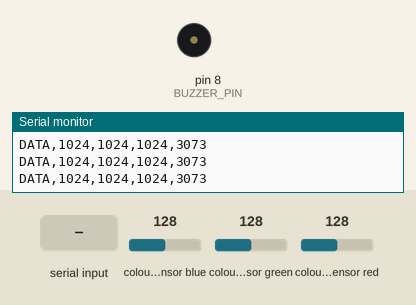
The sketch below on a simulated Arduino Uno, built with avr-gcc and run on an emulated ATmega328P. On the bench: buzzer (waves = sounding), the last lines printed to the serial monitor. The test bench sets the inputs (shaded band); at power-on: colour sensor blue 128, colour sensor green 128, colour sensor red 128.

Above: at 1.2 s.
1.3 s: "BUZZER_ON\n" received over Serial
At 2.0 s:
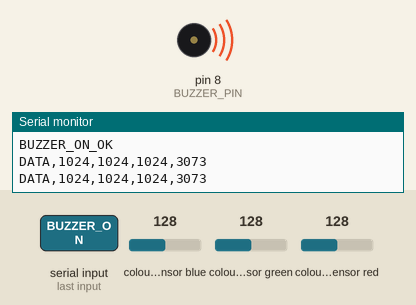
2.8 s: "BUZZER_OFF\n" received over Serial
At 3.1 s:
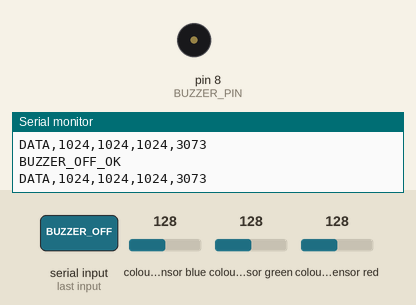
Timing chart, 0 to 5.8 s (numbered marks = the images above; inputs shaded):
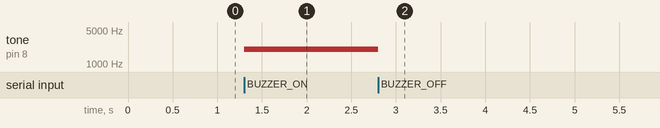

Measured:
- after the input at 1.3 s, tone on pin 8 (BUZZER_PIN): silent → 2000 Hz at once
- after the input at 2.8 s, tone on pin 8 (BUZZER_PIN): 2000 Hz → silent at once

The sketch:

v1a.ino
```cpp
#include <Wire.h>
#include "Adafruit_TCS34725.h"

const int BUZZER_PIN = 8;

// 50 ms integration, 4x gain
Adafruit_TCS34725 rgbSensor(
  TCS34725_INTEGRATIONTIME_50MS,
  TCS34725_GAIN_4X
);

unsigned long lastRead = 0;
unsigned long lastZeroWarning = 0;
const unsigned long READ_INTERVAL = 250;   // FIX: the loop below now actually uses this (was a hard-coded 2500)

const uint16_t MIN_CLEAR = 50;
const float MIN_SATURATION = 0.20;

// detectColor() is unchanged. Python classifies the raw values with the same logic.
const char* detectColor(uint16_t r, uint16_t g, uint16_t b, uint16_t c) {
  if (c < MIN_CLEAR) return "black";

  // Normalize RGB so brightness has less effect
  float red = (float)r / c;
  float green = (float)g / c;
  float blue = (float)b / c;
  float maxVal = max(red, max(green, blue));
  float minVal = min(red, min(green, blue));
  float delta = maxVal - minVal;

  // Low saturation means white, gray, or a neutral color
  if (delta < 0.03) {
    if (c > 500) return "white";
    return "gray";
  }

  float saturation = delta / maxVal;

  if (saturation < MIN_SATURATION) return "gray";

  float hue;
  if (maxVal == red) {
    hue = 60.0 * ((green - blue) / delta);
    if (hue < 0) hue += 360.0;
  }
  else if (maxVal == green) {
    hue = 60.0 * ((blue - red) / delta + 2.0);
  }
  else {
    hue = 60.0 * ((red - green) / delta + 4.0);
  }

  if (hue < 15 || hue >= 345) return "red";
  if (hue < 45) return "orange";
  if (hue < 70) return "yellow";
  if (hue < 160) return "green";
  if (hue < 200) return "cyan";
  if (hue < 260) return "blue";
  if (hue < 290) return "purple";
  if (hue < 345) return "pink";

  return "unknown";
}

void setup() {
  Serial.begin(115200);

  pinMode(BUZZER_PIN, OUTPUT);

  digitalWrite(BUZZER_PIN, LOW);

  if (!rgbSensor.begin()) {
    Serial.println("ERROR: TCS34725 not detected");
    while (true) {
      delay(100);
    }
  }

  // FIX: if the I2C bus ever glitches, give up after 25 ms instead of freezing the whole
  // sketch (a frozen sketch looks exactly like "no sensor data"). Needs a recent AVR core;
  // the #if skips it on boards that don't support it.
#if defined(WIRE_HAS_TIMEOUT)
  Wire.setWireTimeout(25000, true);
#endif

  Serial.println("WRISTBAND_READY");
}

void loop() {
  // Receive commands from Python
  if (Serial.available()) {
    String command = Serial.readStringUntil('\n');
    command.trim();

    if (command == "BUZZER_ON") {
      tone(BUZZER_PIN, 2000);
      Serial.println("BUZZER_ON_OK");
    }
    else if (command == "BUZZER_OFF") {
      noTone(BUZZER_PIN);
      Serial.println("BUZZER_OFF_OK");
    }
    else if (command == "BEEP") {
      tone(BUZZER_PIN, 2000);
      delay(150);
      noTone(BUZZER_PIN);
    }
  }

  // Read the sensor every READ_INTERVAL ms
  if (millis() - lastRead >= READ_INTERVAL) {
    lastRead = millis();

    uint16_t r, g, b, c;
    rgbSensor.getRawData(&r, &g, &b, &c);

    // FIX: all four channels at 0 almost always means the sensor lost power or I2C wiring.
    // Say so (at most every 5 s) instead of silently sending zeros.
    if (r == 0 && g == 0 && b == 0 && c == 0 && millis() - lastZeroWarning > 5000) {
      lastZeroWarning = millis();
      Serial.println("ERROR: sensor returned all zeros (check SDA/SCL/power wiring)");
    }

    Serial.print("DATA,");
    Serial.print(r);
    Serial.print(",");
    Serial.print(g);
    Serial.print(",");
    Serial.print(b);
    Serial.print(",");
    Serial.println(c);
  }
}
```
